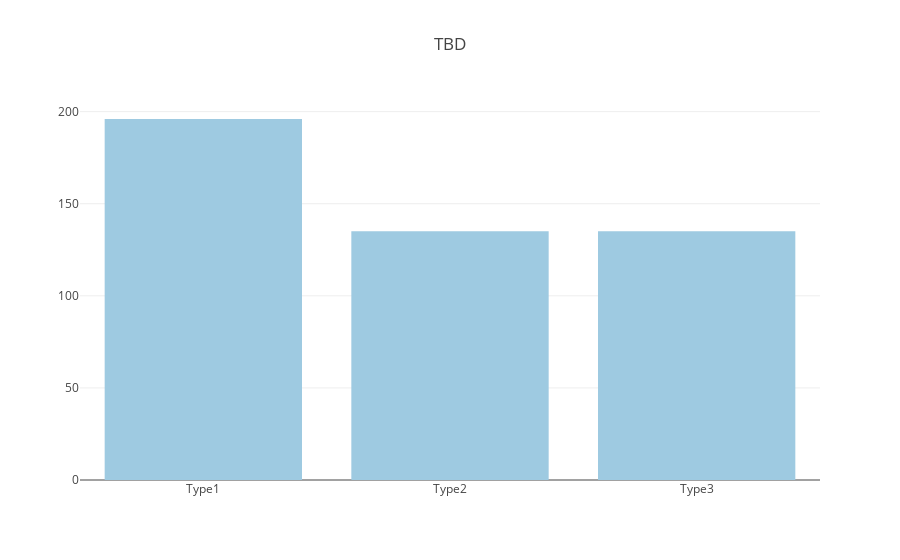

Here is the notebook cell this chart was saved with:
### Code cell
trace = go.Bar(
    x = diseased_type_counts.index.values,
    y = diseased_type_counts['Numbers'].values,
    marker = dict(color='rgb(158,202,225)')
)

data = [trace]

layout = go.Layout(
    title='TBD'
)

figure = go.Figure(data=data, layout=layout)
iplot(figure)

### Figure 1 — Plotly figure (JSON) as saved in the notebook; plotly's stock layout.template omitted (floating-point values rounded to 4 significant figures)
{"data": [{"marker": {"color": "rgb(158,202,225)"}, "type": "bar", "x": ["Type1", "Type2", "Type3"], "y": [196, 135, 135]}], "layout": {"title": "TBD"}}
